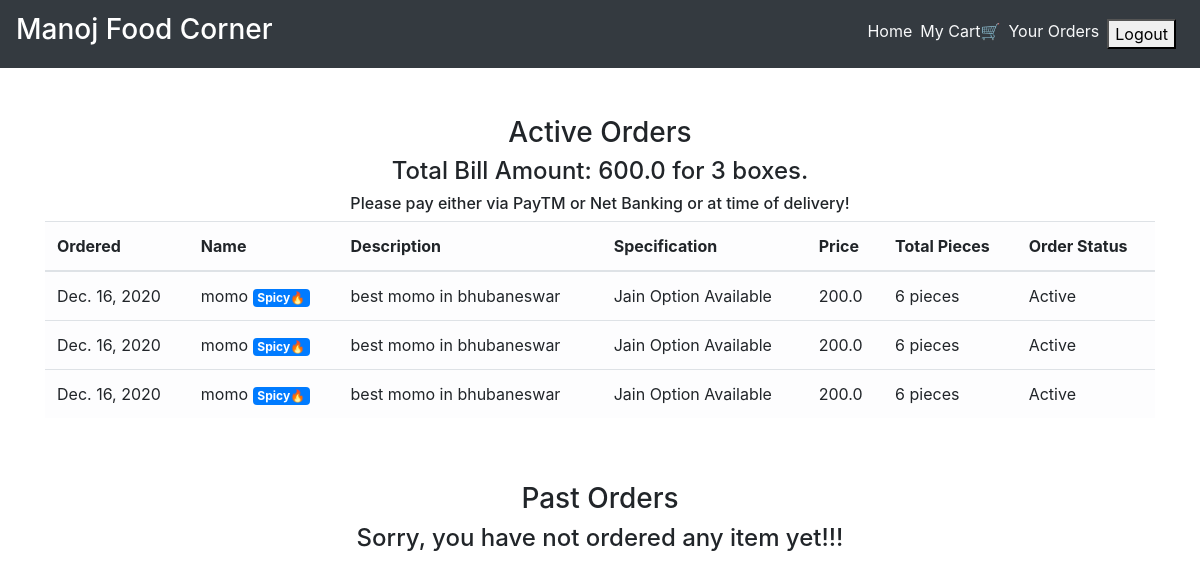
/order_details/ (signed in), run on the app's committed database.
### main/models.py (models this page shows, shortened)
class CartItems(models.Model):
    ORDER_STATUS = (
        ('Active', 'Active'),
        ('Delivered', 'Delivered')
    )
    user = models.ForeignKey(User, on_delete=models.CASCADE)
    item = models.ForeignKey(Item, on_delete=models.CASCADE)
    ordered = models.BooleanField(default=False)
    quantity = models.IntegerField(default=1)
    ordered_date = models.DateField(default=timezone.now)
    status = models.CharField(max_length=20, choices=ORDER_STATUS, default='Active')
    delivery_date = models.DateField(default=timezone.now)
    class Meta:
        verbose_name = 'Cart Item'
        verbose_name_plural = 'Cart Items'

class Item(models.Model):
    LABELS = (
        ('BestSeller', 'BestSeller'),
        ('New', 'New'),
        ('Spicy🔥', 'Spicy🔥'),
    )
    LABEL_COLOUR = (
        ('danger', 'danger'),
        ('success', 'success'),
        ('primary', 'primary'),
        ('info', 'info')
    )
    title = models.CharField(max_length=150)
    description = models.CharField(max_length=250,blank=True)
    price = models.FloatField()
    pieces = models.IntegerField(default=6)
    instructions = models.CharField(max_length=250,default="Jain Option Available")
    image = models.ImageField(default='default.png', upload_to='images/')
    labels = models.CharField(max_length=25, choices=LABELS, blank=True)
    label_colour = models.CharField(max_length=15, choices=LABEL_COLOUR, blank=True)
    slug = models.SlugField(default="sushi_name")
    created_by = models.ForeignKey(User, on_delete=models.CASCADE)

### main/views.py (the view)
# urls.py: path('order_details/', views.order_details, name='order_details'),
@login_required
def order_details(request):
    items = CartItems.objects.filter(user=request.user, ordered=True,status="Active").order_by('-ordered_date')
    cart_items = CartItems.objects.filter(user=request.user, ordered=True,status="Delivered").order_by('-ordered_date')
    bill = items.aggregate(Sum('item__price'))
    number = items.aggregate(Sum('quantity'))
    pieces = items.aggregate(Sum('item__pieces'))
    total = bill.get("item__price__sum")
    count = number.get("quantity__sum")
    total_pieces = pieces.get("item__pieces__sum")
    context = {
        'items':items,
        'cart_items':cart_items,
        'total': total,
        'count': count,
        'total_pieces': total_pieces
    }
    return render(request, 'main/order_details.html', context)

### main/templatetags/get_group.py (called while the page is built)
@register.filter(name='has_group')
def has_group(user, group_name):
    return user.groups.filter(name=group_name).exists()

### main/templates/main/order_details.html
{% extends "main/layout.html" %}
{% block content %}
<div class="cart">
    <div class="container">
        <div class="row">
            <div class="col-sm-12 mt-5">
                <h3 class="text-center">Active Orders</h3>
                {% if items %}
                <h4 class="text-center">Total Bill Amount: {{total}} for {{ count }} boxes.</h4>
                <h6 class="text-center">Please pay either via PayTM or Net Banking or at time of delivery!</h6>
                <div class="table-responsive">
                    <table class="table table-light">
                        <thead>
                        <tr>
                            <th scope="col">Ordered</th>
                            <th scope="col">Name</th>
                            <th scope="col">Description</th>
                            <th scope="col">Specification</th>
                            <th scope="col">Price</th>
                            <th scope="col">Total Pieces</th>
                            <th scope="col">Order Status</th>
                        </tr>
                        </thead>
                        <tbody>
                            {% for item_active in items %}
                        <tr>
                            <td>{{ item_active.ordered_date }}</td>
                            <td>{{ item_active.item.title }} <span class="badge badge-{{ item_active.item.label_colour }}">{{ item_active.item.labels }}</span></td>
                            <td>{{ item_active.item.description }}</td>
                            <td>{{ item_active.item.instructions }}</td>
                            <td>{{ item_active.item.price }}</td>
                            <td>{{ item_active.item.pieces }} pieces</td>
                            <td>{{ item_active.status }}</td>
                        </tr>
                            {% endfor %}
                        </tbody>
                    </table>
                </div>
                {% else %}
                <h4 class="text-center">Sorry, you have not ordered any item yet!!!</h4>
                {% endif %}
            </div>
        </div>
        <div class="row">
            <div class="col-sm-12 mt-5">
                <h3 class="text-center">Past Orders</h3>
                {% if cart_items %}
                <div class="table-responsive">
                    <table class="table table-light">
                        <thead>
                        <tr>
                            <th scope="col">Ordered</th>
                            <th scope="col">Name</th>
                            <th scope="col">Description</th>
                            <th scope="col">Specification</th>
                            <th scope="col">Price</th>
                            <th scope="col">Total Pieces</th>
                            <th scope="col">Order Status</th>
                            <th scope="col">Delivery Date</th>
                        </tr>
                        </thead>
                        <tbody>
                            {% for cart in cart_items %}
                        <tr>
                            <td>{{ cart.ordered_date }}</td>
                            <td>{{ cart.item.title }} <span class="badge badge-{{ cart.item.label_colour }}">{{ cart.item.labels }}</span></td>
                            <td>{{ cart.item.description }}</td>
                            <td>{{ cart.item.instructions }}</td>
                            <td>{{ cart.item.price }}</td>
                            <td>{{ cart.item.pieces }} pieces</td>
                            <td>{{ cart.status }}</td>
                            <td>{{ cart.delivery_date }}</td>
                        </tr>
                            {% endfor %}
                        </tbody>
                    </table>
                </div>
                {% else %}
                <h4 class="text-center">Sorry, you have not ordered any item yet!!!</h4>
                {% endif %}
            </div>
        </div>
    </div>
</div>
{% endblock content %}

### data on the page
CartItems: ordered_date "Dec. 16, 2020", item "momo", item.labels "Spicy🔥", item.description "best momo in bhubaneswar", item.instructions "Jain Option Available", item.price "200.0", item.pieces "6", status "Active"
CartItems: ordered_date "Dec. 16, 2020", item "momo", item.labels "Spicy🔥", item.description "best momo in bhubaneswar", item.instructions "Jain Option Available", item.price "200.0", item.pieces "6", status "Active"
CartItems: ordered_date "Dec. 16, 2020", item "momo", item.labels "Spicy🔥", item.description "best momo in bhubaneswar", item.instructions "Jain Option Available", item.price "200.0", item.pieces "6", status "Active"

### other printed values
{{ total }} "600.0"
{{ count }} "3"
